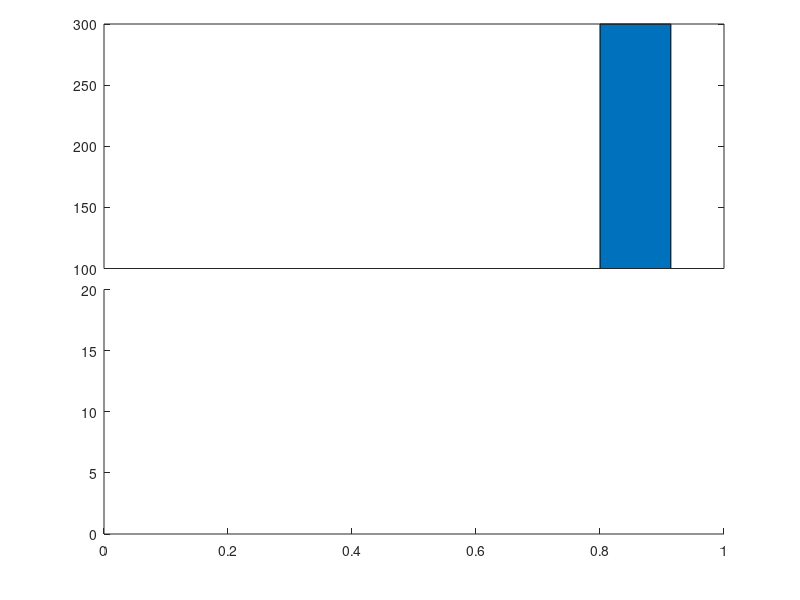

This figure's MATLAB source:
a=[1 3 6 4 5 300];

ylim1=[0 20];
ylim2=[100 300];
xlim=[0 length(a)+1];

% retrieve your default axis pos
clf;
p0=get(gca,'position')
delete(gcf);

% create axis1
%a1=axes('position',[p0(1) p0(2) p0(3)/2-.025 p0(4)]);
a1=axes('position',[p0(1) p0(2) p0(3) p0(4)/2]);
a2=axes('position',[p0(1) p0(4)/2+.145 p0(3) p0(4)/2])
%barh(a);
bar(a);
set(a1,'ylim',ylim1);
%set(a2,'xlim',xlim,'ylim',ylim2);
%set(a2,'xtick',[]);
%box off;

% create axis2
%a2=axes('position',[p0(1)+p0(3)/2+.025 p0(2) p0(3)/2-.025 p0(4)]);
%a2=axes('position',[p0(1) p0(4)/2+.145 p0(3) p0(4)/2])
%a2=axes('position',[p0(1) p0(4)/2+.145 p0(3) p0(4)/2])
%barh(a);
bar(a);

%set(a1,'ylim',ylim1);
set(a2,'xlim',xlim,'ylim',ylim2);
set(a2,'xtick',[]);
%set(a2,'xcolor',get(a2,'color'));
%box off

%%%%%%%%%%%%%%%% plotting %%%%%%%%%%%%%%%%%%%%%
output = "break_axis";

%figure;
saveas(1, strcat(output, ".png"));

%box off
